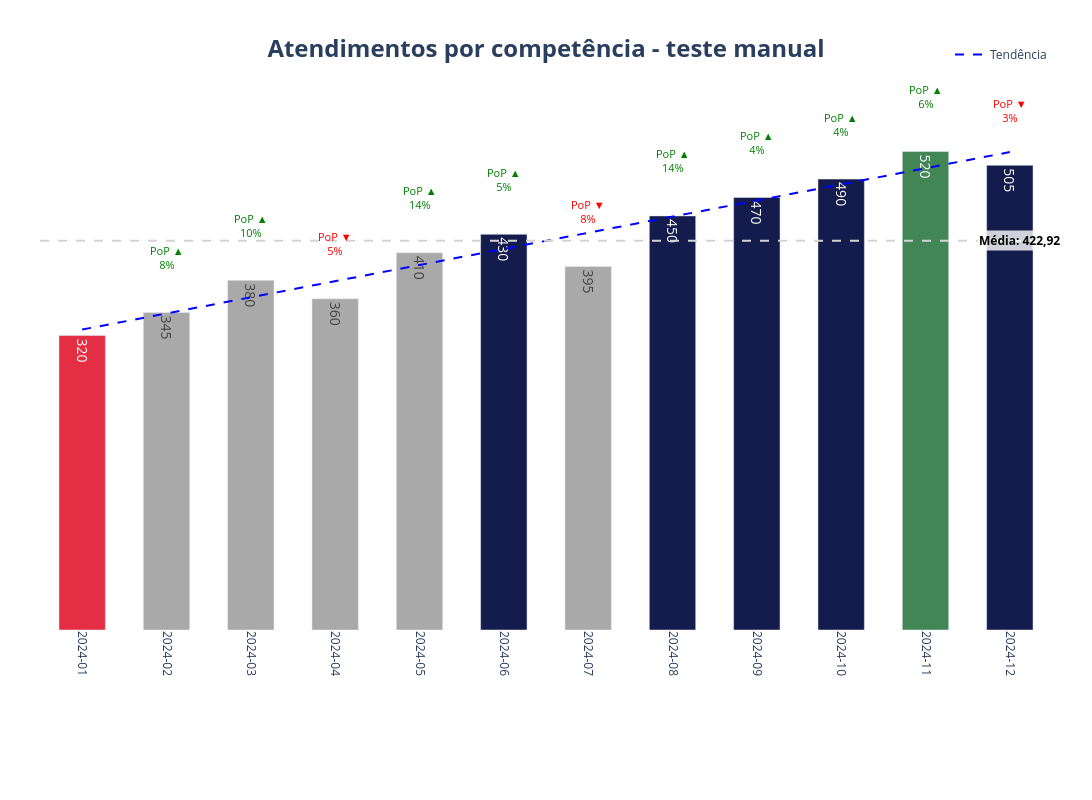

Here is the notebook cell this chart was saved with:
### Code cell
df_teste_volumetria = pd.DataFrame({
    "mes": [
        "2024-01-01", "2024-02-01", "2024-03-01", "2024-04-01",
        "2024-05-01", "2024-06-01", "2024-07-01", "2024-08-01",
        "2024-09-01", "2024-10-01", "2024-11-01", "2024-12-01"
    ],
    "qtd_atendimentos": [
        320, 345, 380, 360,
        410, 430, 395, 450,
        470, 490, 520, 505
    ]
})

df_teste_volumetria["mes"] = pd.to_datetime(df_teste_volumetria["mes"])

df_plot_volumetria = preparar_volumetria_resumo_mensal(
    df_teste_volumetria,
    col_valor="qtd_atendimentos"
)

fig1 = grafico_volumetria_mensal(
    df_plot=df_plot_volumetria,
    titulo="Atendimentos por competência - teste manual"
)

fig1.show()

### Figure 1 — Plotly figure (JSON) as saved in the notebook; plotly's stock layout.template omitted (floating-point values rounded to 4 significant figures)
{"data": [{"marker": {"color": ["rgb(228, 46, 68)", "rgb(169, 169, 169)", "rgb(169, 169, 169)", "rgb(169, 169, 169)", "rgb(169, 169, 169)", "rgb(20, 27, 77)", "rgb(169, 169, 169)", "rgb(20, 27, 77)", "rgb(20, 27, 77)", "rgb(20, 27, 77)", "rgb(65, 134, 84)", "rgb(20, 27, 77)"]}, "name": "Volume", "showlegend": false, "text": ["320", "345", "380", "360", "410", "430", "395", "450", "470", "490", "520", "505"], "textangle": 90, "textfont": {"size": 14}, "textposition": "inside", "type": "bar", "width": 0.55, "x": ["2024-01", "2024-02", "2024-03", "2024-04", "2024-05", "2024-06", "2024-07", "2024-08", "2024-09", "2024-10", "2024-11", "2024-12"], "y": [320, 345, 380, 360, 410, 430, 395, 450, 470, 490, 520, 505]}, {"line": {"color": "blue", "dash": "dash", "width": 2}, "mode": "lines", "name": "Tendência", "type": "scatter", "x": ["2024-01", "2024-02", "2024-03", "2024-04", "2024-05", "2024-06", "2024-07", "2024-08", "2024-09", "2024-10", "2024-11", "2024-12"], "y": [326.5, 344.0, 361.5, 379.1, 396.6, 414.1, 431.7, 449.2, 466.8, 484.3, 501.8, 519.4]}], "layout": {"annotations": [{"align": "center", "font": {"color": "green", "size": 11}, "showarrow": false, "text": "PoP ▲<br>8%", "x": "2024-02", "y": 345, "yshift": 55}, {"align": "center", "font": {"color": "green", "size": 11}, "showarrow": false, "text": "PoP ▲<br>10%", "x": "2024-03", "y": 380, "yshift": 55}, {"align": "center", "font": {"color": "red", "size": 11}, "showarrow": false, "text": "PoP ▼<br>5%", "x": "2024-04", "y": 360, "yshift": 55}, {"align": "center", "font": {"color": "green", "size": 11}, "showarrow": false, "text": "PoP ▲<br>14%", "x": "2024-05", "y": 410, "yshift": 55}, {"align": "center", "font": {"color": "green", "size": 11}, "showarrow": false, "text": "PoP ▲<br>5%", "x": "2024-06", "y": 430, "yshift": 55}, {"align": "center", "font": {"color": "red", "size": 11}, "showarrow": false, "text": "PoP ▼<br>8%", "x": "2024-07", "y": 395, "yshift": 55}, {"align": "center", "font": {"color": "green", "size": 11}, "showarrow": false, "text": "PoP ▲<br>14%", "x": "2024-08", "y": 450, "yshift": 55}, {"align": "center", "font": {"color": "green", "size": 11}, "showarrow": false, "text": "PoP ▲<br>4%", "x": "2024-09", "y": 470, "yshift": 55}, {"align": "center", "font": {"color": "green", "size": 11}, "showarrow": false, "text": "PoP ▲<br>4%", "x": "2024-10", "y": 490, "yshift": 55}, {"align": "center", "font": {"color": "green", "size": 11}, "showarrow": false, "text": "PoP ▲<br>6%", "x": "2024-11", "y": 520, "yshift": 55}, {"align": "center", "font": {"color": "red", "size": 11}, "showarrow": false, "text": "PoP ▼<br>3%", "x": "2024-12", "y": 505, "yshift": 55}, {"align": "left", "bgcolor": "rgba(255,255,255,0.8)", "font": {"color": "black", "size": 12}, "showarrow": false, "text": "<b>Média: 422,92</b>", "x": 1.01, "xref": "paper", "y": 422.9, "yref": "y"}], "bargap": 0.35, "bargroupgap": 0.1, "barmode": "stack", "height": 800, "legend": {"orientation": "h", "x": 1, "xanchor": "right", "y": 1.02, "yanchor": "bottom"}, "margin": {"b": 170, "l": 40, "r": 40, "t": 80}, "paper_bgcolor": "white", "plot_bgcolor": "white", "shapes": [{"line": {"color": "lightgray", "dash": "dash"}, "type": "line", "x0": 0, "x1": 1, "xref": "x domain", "y0": 422.9, "y1": 422.9, "yref": "y"}], "title": {"font": {"size": 24}, "text": "<b>Atendimentos por competência - teste manual</b>", "x": 0.5, "xanchor": "center", "y": 0.95, "yanchor": "top"}, "width": 1300, "xaxis": {"showgrid": false, "tickangle": 90, "tickfont": {"size": 12}, "tickmode": "array", "ticktext": ["2024-01", "2024-02", "2024-03", "2024-04", "2024-05", "2024-06", "2024-07", "2024-08", "2024-09", "2024-10", "2024-11", "2024-12"], "tickvals": ["2024-01", "2024-02", "2024-03", "2024-04", "2024-05", "2024-06", "2024-07", "2024-08", "2024-09", "2024-10", "2024-11", "2024-12"], "title": {"text": ""}, "type": "category"}, "yaxis": {"showticklabels": false, "title": {"text": ""}}}}
